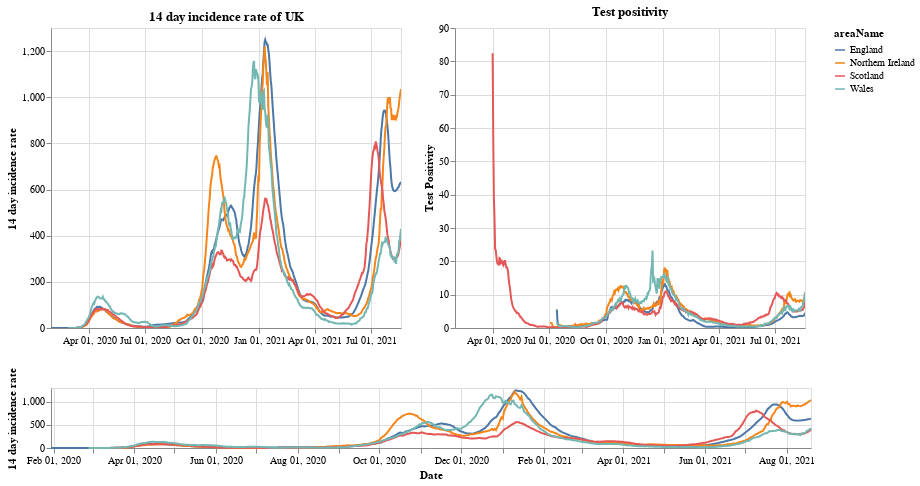

The cell this chart's notebook holds for it:
### Markdown cell above
# Plots

First a plot with each country in the UK. The top right shows the positivity rate for (which is the percentage of registered tests which were positive) while the top left is the 14 day incidence rate. The bottom chart can be used to select the timeframe (does not work on a mobile device).

### Code cell
#collapse
brush = alt.selection(type='interval', name='DateBrush',encodings=['x'],fields=['Time'])
leg_selection = alt.selection_multi(fields=['areaName'], bind='legend')

base = alt.Chart(uk_cases).mark_line().encode(
    x=alt.X("yearmonthdate(date):T", axis=alt.Axis(title='Date')),
    y=alt.Y("twoWeeklyCasesRate:Q", axis=alt.Axis(title='14 day incidence rate')),
    tooltip=['areaName', 'date','twoWeeklyCasesRate', 'testPositivity'],
    color='areaName',
    opacity=alt.condition(leg_selection, alt.value(2), alt.value(0.1))
).add_selection(leg_selection).properties(width=350)

upper = base.encode(alt.X('yearmonthdate(date):T', axis=alt.Axis(title=''),
                         scale=alt.Scale(domain=brush))
                   ).properties(title=f'14 day incidence rate of UK')
upper_right = upper.encode(alt.Y('testPositivity:Q', axis=alt.Axis(title='Test Positivity'))).properties(title='Test positivity')
lower = base.properties(height=60, width = 760).add_selection(brush)

(upper | upper_right) & lower

### Figure 1 — Vega-Lite specification as saved in the notebook (floating-point values rounded to 4 significant figures; data arrays with more than 128 entries replaced by an {"elided": "..."} marker saying what was removed)
{"config": {"view": {"continuousWidth": 400, "continuousHeight": 300}}, "vconcat": [{"hconcat": [{"mark": "line", "encoding": {"color": {"type": "nominal", "field": "areaName"}, "opacity": {"condition": {"value": 2, "selection": "selector001"}, "value": 0.1}, "tooltip": [{"type": "nominal", "field": "areaName"}, {"type": "temporal", "field": "date"}, {"type": "quantitative", "field": "twoWeeklyCasesRate"}, {"type": "quantitative", "field": "testPositivity"}], "x": {"type": "temporal", "axis": {"title": ""}, "field": "date", "scale": {"domain": {"selection": "DateBrush"}}, "timeUnit": "yearmonthdate"}, "y": {"type": "quantitative", "axis": {"title": "14 day incidence rate"}, "field": "twoWeeklyCasesRate"}}, "selection": {"selector001": {"type": "multi", "fields": ["areaName"], "bind": "legend"}}, "title": "14 day incidence rate of UK", "width": 350}, {"mark": "line", "encoding": {"color": {"type": "nominal", "field": "areaName"}, "opacity": {"condition": {"value": 2, "selection": "selector001"}, "value": 0.1}, "tooltip": [{"type": "nominal", "field": "areaName"}, {"type": "temporal", "field": "date"}, {"type": "quantitative", "field": "twoWeeklyCasesRate"}, {"type": "quantitative", "field": "testPositivity"}], "x": {"type": "temporal", "axis": {"title": ""}, "field": "date", "scale": {"domain": {"selection": "DateBrush"}}, "timeUnit": "yearmonthdate"}, "y": {"type": "quantitative", "axis": {"title": "Test Positivity"}, "field": "testPositivity"}}, "selection": {"selector001": {"type": "multi", "fields": ["areaName"], "bind": "legend"}}, "title": "Test positivity", "width": 350}]}, {"mark": "line", "encoding": {"color": {"type": "nominal", "field": "areaName"}, "opacity": {"condition": {"value": 2, "selection": "selector001"}, "value": 0.1}, "tooltip": [{"type": "nominal", "field": "areaName"}, {"type": "temporal", "field": "date"}, {"type": "quantitative", "field": "twoWeeklyCasesRate"}, {"type": "quantitative", "field": "testPositivity"}], "x": {"type": "temporal", "axis": {"title": "Date"}, "field": "date", "timeUnit": "yearmonthdate"}, "y": {"type": "quantitative", "axis": {"title": "14 day incidence rate"}, "field": "twoWeeklyCasesRate"}}, "height": 60, "selection": {"selector001": {"type": "multi", "fields": ["areaName"], "bind": "legend"}, "DateBrush": {"type": "interval", "encodings": ["x"], "fields": ["Time"]}}, "width": 760}], "data": {"name": "data-929fb671ff7f373755c9c7bfd5df3773"}, "$schema": "https://vega.github.io/schema/vega-lite/v4.8.1.json", "datasets": {"data-929fb671ff7f373755c9c7bfd5df3773": {"elided": "2180 records"}}}
